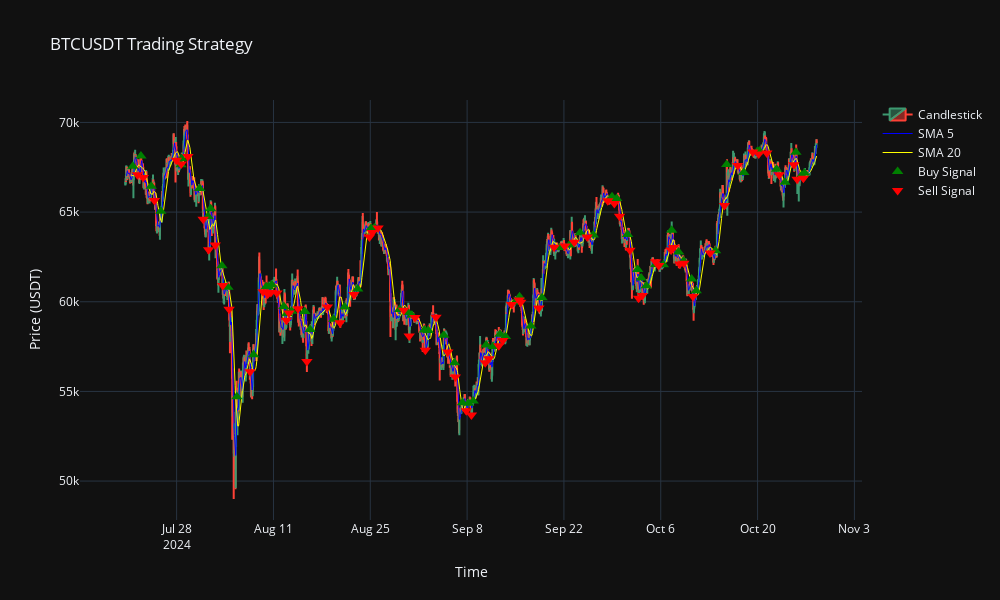

Notebook code cell kept with this figure:
### Code cell
import plotly.graph_objects as go
def plot_trading_strategy_interactive(data):
    fig = go.Figure()

    # Ajouter les bougies (candlestick)
    fig.add_trace(go.Candlestick(x=data['Open Time'],
                                 open=data['Open'],
                                 high=data['High'],
                                 low=data['Low'],
                                 close=data['Close'],
                                 name='Candlestick'))

    # Ajouter les moyennes mobiles
    fig.add_trace(go.Scatter(x=data['Open Time'], y=data['SMA_5'], line=dict(color='blue', width=1), name='SMA 5'))
    fig.add_trace(go.Scatter(x=data['Open Time'], y=data['SMA_20'], line=dict(color='yellow', width=1), name='SMA 20'))

    # Ajouter les points d'achat (flèches vertes)
    fig.add_trace(go.Scatter(x=data['Open Time'], y=data['Buy'],
                             mode='markers', marker=dict(color='green', symbol='triangle-up', size=10),
                             name='Buy Signal'))

    # Ajouter les points de vente (flèches rouges)
    fig.add_trace(go.Scatter(x=data['Open Time'], y=data['Sell'],
                             mode='markers', marker=dict(color='red', symbol='triangle-down', size=10),
                             name='Sell Signal'))

    # Mettre à jour la mise en page du graphique
    fig.update_layout(title=f'{symbol} Trading Strategy',
                      xaxis_title='Time',
                      yaxis_title='Price (USDT)',
                      xaxis_rangeslider_visible=False,
                      template='plotly_dark',
                      width=1000, height=600)

    # Afficher le graphique
    fig.show()

# Afficher le graphique interactif
plot_trading_strategy_interactive(data)

### Figure 1 — Plotly figure (JSON) as saved in the notebook; plotly's stock layout.template omitted (floating-point values rounded to 4 significant figures; data arrays with more than 128 entries replaced by an {"elided": "..."} marker saying what was removed)
{"data": [{"close": {"elided": "2400 float values"}, "high": {"elided": "2400 float values"}, "low": {"elided": "2400 float values"}, "name": "Candlestick", "open": {"elided": "2400 float values"}, "type": "candlestick", "x": {"elided": "2400 str values"}}, {"line": {"color": "blue", "width": 1}, "name": "SMA 5", "type": "scatter", "x": {"elided": "2400 str values"}, "y": {"elided": "2400 float values"}}, {"line": {"color": "yellow", "width": 1}, "name": "SMA 20", "type": "scatter", "x": {"elided": "2400 str values"}, "y": {"elided": "2400 float values"}}, {"marker": {"color": "green", "size": 10, "symbol": "triangle-up"}, "mode": "markers", "name": "Buy Signal", "type": "scatter", "x": {"elided": "2400 str values"}, "y": {"elided": "2400 float values"}}, {"marker": {"color": "red", "size": 10, "symbol": "triangle-down"}, "mode": "markers", "name": "Sell Signal", "type": "scatter", "x": {"elided": "2400 str values"}, "y": {"elided": "2400 float values"}}], "layout": {"height": 600, "title": {"text": "BTCUSDT Trading Strategy"}, "width": 1000, "xaxis": {"rangeslider": {"visible": false}, "title": {"text": "Time"}}, "yaxis": {"title": {"text": "Price (USDT)"}}}}
